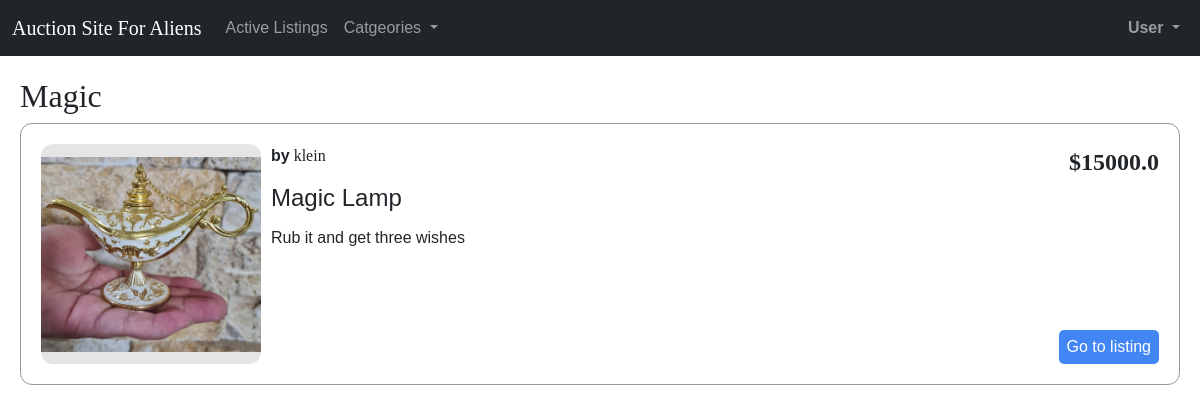
/categories/Magic, run on an earlier commit of the app's database.
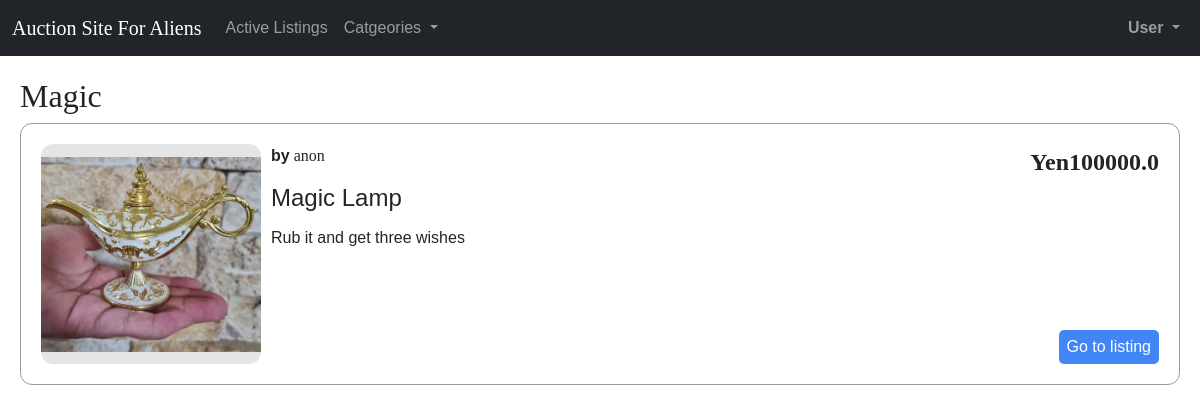
And on a later commit of the database.
### auctions/models.py (models this page shows, shortened)
class AuctionListing(models.Model):
    user = models.ForeignKey(User, on_delete=models.CASCADE, related_name="user_listings")
    w_users = models.ManyToManyField(User, blank=True, related_name="watchlist")
    title = models.CharField(max_length=128)
    description = models.TextField(null=True)
    image = models.ImageField(upload_to='pics', null=True)
    category = models.ForeignKey('AuctionCategory', on_delete=models.SET_NULL, null=True, related_name="ac_listings")
    bid = models.FloatField()
    active = models.BooleanField(default=True)
    winner = models.ForeignKey(User, on_delete=models.SET_NULL, null=True, related_name="won_listings")
    currency = models.ForeignKey('Currency', on_delete=models.SET_NULL, null=True, related_name="cu_listings")

class User(AbstractUser):
    def __str__(self):
        return f"{self.id}: {self.username}"

class Currency(models.Model):
    name = models.CharField(max_length=64)
    symbol = models.CharField(max_length=8)

### auctions/views.py (the view)
# urls.py: path('categories/<str:category>', views.categories, name='categories'),
def categories(request, category):
    if(AuctionCategory.objects.filter(name=category).exists()):
        listings = AuctionListing.objects.all().filter(category__name=category)
        return render(request, 'auctions/categories.html', {
            'category': category,
            'listings': listings,
        })
    else:
        return HttpResponseRedirect(reverse('index'))

### auctions/context_processors.py (called while the page is built)
def categories_processor(request):
    categories = AuctionCategory.objects.all()
    return {'categories': categories}

### auctions/templates/auctions/categories.html (shortened to what this page needs)
{% extends "auctions/layout.html" %}
{% block body %}
    <h2 id="page-title">{{ category }}</h2>
    <ul id="categories">
        {% for listing in listings %}
            {% if listing.active %}
                <li class="listing">
                    <div class="image-box">
                        {% if listing.image %}
                            <img src="{{ listing.image.url }}" alt="{{ listing.title }}" class="image">
                        {% else %}
                            <h5>No Image</h5>
                        {% endif %}
                    </div>
                    <div class="info">
                        <div class="info-top">
                            <div class="byuser"><strong>by</strong> {{ listing.user.username }}</div>
                            <div class="price"> {{ listing.currency.symbol }}{{ listing.bid }} </div>
                        </div>
                        <div class="info-bottom">
                            <div class="title">{{ listing.title }}</div>
                            <div class="dsc">{{ listing.description }}</div>
                        </div>
                        <div class="info-footer">
                            <a href="{% url 'listing_page' listing.id %}" class="go-to-listing">Go to listing</a>
                        </div>
                    </div>
                </li>
            {% endif %}
        {% endfor %}
    </ul>
{% endblock %}

What changed in the data, as far as the page shows it:
removed AuctionListing: image (picture), user.username "klein", currency.symbol "$", bid "15000.0", title "Magic Lamp", description "Rub it and get three wishes"
added AuctionListing: image (picture), user.username "anon", currency.symbol "Yen", bid "100000.0", title "Magic Lamp", description "Rub it and get three wishes"
